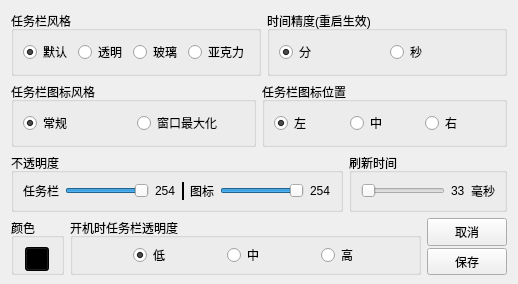
        <widget class="QWidget" name="tab_3">
         <attribute name="title">
          <string>桌面美化</string>
         </attribute>
         <layout class="QVBoxLayout" name="verticalLayout_8">
          <property name="bottomMargin">
           <number>9</number>
          </property>
          <item>
           <layout class="QHBoxLayout" name="horizontalLayout_10">
            <item>
             <widget class="QGroupBox" name="groupBox_2">
              <property name="title">
               <string>任务栏风格</string>
              </property>
              <layout class="QHBoxLayout" name="horizontalLayout_13">
               <item>
                <widget class="QRadioButton" name="radioButton_3">
                 <property name="text">
                  <string>默认</string>
                 </property>
                 <property name="checked">
                  <bool>true</bool>
                 </property>
                </widget>
               </item>
               <item>
                <widget class="QRadioButton" name="radioButton_4">
                 <property name="text">
                  <string>透明</string>
                 </property>
                </widget>
               </item>
               <item>
                <widget class="QRadioButton" name="radioButton_5">
                 <property name="text">
                  <string>玻璃</string>
                 </property>
                </widget>
               </item>
               <item>
                <widget class="QRadioButton" name="radioButton_6">
                 <property name="text">
                  <string>亚克力</string>
                 </property>
                </widget>
               </item>
              </layout>
             </widget>
            </item>
            <item>
             <widget class="QGroupBox" name="groupBox_11">
              <property name="title">
               <string>时间精度(重启生效)</string>
              </property>
              <layout class="QHBoxLayout" name="horizontalLayout_6">
               <item>
                <widget class="QRadioButton" name="chkTimeUnit_min">
                 <property name="toolTip">
                  <string>任务栏时间显示到具体分钟</string>
                 </property>
                 <property name="text">
                  <string>分</string>
                 </property>
                 <property name="checked">
                  <bool>true</bool>
                 </property>
                </widget>
               </item>
               <item>
                <widget class="QRadioButton" name="chkTimeUnit_sec">
                 <property name="toolTip">
                  <string>任务栏时间显示到具体秒数</string>
                 </property>
                 <property name="text">
                  <string>秒</string>
                 </property>
                </widget>
               </item>
              </layout>
             </widget>
            </item>
           </layout>
          </item>
          <item>
           <layout class="QHBoxLayout" name="horizontalLayout_16">
            <item>
             <widget class="QGroupBox" name="groupBox">
              <property name="title">
               <string>任务栏图标风格</string>
              </property>
              <layout class="QHBoxLayout" name="horizontalLayout_12">
               <item>
                <widget class="QRadioButton" name="radioButton">
                 <property name="toolTip">
                  <string>没有最大化窗口时任务栏的状态</string>
                 </property>
                 <property name="text">
                  <string>常规</string>
                 </property>
                 <property name="checked">
                  <bool>true</bool>
                 </property>
                </widget>
               </item>
               <item>
                <widget class="QRadioButton" name="radioButton_2">
                 <property name="toolTip">
                  <string>有最大化窗口时任务栏的状态</string>
                 </property>
                 <property name="text">
                  <string>窗口最大化</string>
                 </property>
                </widget>
               </item>
              </layout>
             </widget>
            </item>
            <item>
             <widget class="QGroupBox" name="groupBox_4">
              <property name="title">
               <string>任务栏图标位置</string>
              </property>
              <layout class="QHBoxLayout" name="horizontalLayout_15">
               <item>
                <widget class="QRadioButton" name="radioButton_7">
                 <property name="text">
                  <string>左</string>
                 </property>
                 <property name="checked">
                  <bool>true</bool>
                 </property>
                </widget>
               </item>
               <item>
                <widget class="QRadioButton" name="radioButton_8">
                 <property name="text">
                  <string>中</string>
                 </property>
                </widget>
               </item>
               <item>
                <widget class="QRadioButton" name="radioButton_9">
                 <property name="text">
                  <string>右</string>
                 </property>
                </widget>
               </item>
              </layout>
             </widget>
            </item>
           </layout>
          </item>
          <item>
           <layout class="QHBoxLayout" name="horizontalLayout_18">
            <item>
             <widget class="QGroupBox" name="groupBox_3">
              <property name="title">
               <string>不透明度</string>
              </property>
              <layout class="QHBoxLayout" name="horizontalLayout_14">
               <item>
                <widget class="QLabel" name="label_16">
                 <property name="text">
                  <string>任务栏</string>
                 </property>
                </widget>
               </item>
               <item>
                <widget class="QSlider" name="horizontalSlider">
                 <property name="cursor">
                  <cursorShape>PointingHandCursor</cursorShape>
                 </property>
                 <property name="minimum">
                  <number>1</number>
                 </property>
                 <property name="maximum">
                  <number>254</number>
                 </property>
                 <property name="singleStep">
                  <number>1</number>
                 </property>
                 <property name="value">
                  <number>254</number>
                 </property>
                 <property name="orientation">
                  <enum>Qt::Horizontal</enum>
                 </property>
                </widget>
               </item>
               <item>
                <widget class="QLabel" name="label_4">
                 <property name="text">
                  <string>254</string>
                 </property>
                </widget>
               </item>
               <item>
                <widget class="Line" name="line">
                 <property name="minimumSize">
                  <size>
                   <width>2</width>
                   <height>0</height>
                  </size>
                 </property>
                 <property name="maximumSize">
                  <size>
                   <width>1</width>
                   <height>22</height>
                  </size>
                 </property>
                 <property name="styleSheet">
                  <string notr="true">color: rgb(0, 0, 0);
background-color: rgb(0, 0, 0);</string>
                 </property>
                 <property name="lineWidth">
                  <number>2</number>
                 </property>
                 <property name="orientation">
                  <enum>Qt::Vertical</enum>
                 </property>
                </widget>
               </item>
               <item>
                <widget class="QLabel" name="label_5">
                 <property name="text">
                  <string>图标</string>
                 </property>
                </widget>
               </item>
               <item>
                <widget class="QSlider" name="horizontalSlider_2">
                 <property name="cursor">
                  <cursorShape>PointingHandCursor</cursorShape>
                 </property>
                 <property name="maximum">
                  <number>254</number>
                 </property>
                 <property name="value">
                  <number>254</number>
                 </property>
                 <property name="orientation">
                  <enum>Qt::Horizontal</enum>
                 </property>
                </widget>
               </item>
               <item>
                <widget class="QLabel" name="label_6">
                 <property name="text">
                  <string>254</string>
                 </property>
                </widget>
               </item>
              </layout>
             </widget>
            </item>
            <item>
             <widget class="QGroupBox" name="groupBox_5">
              <property name="title">
               <string>刷新时间</string>
              </property>
              <layout class="QHBoxLayout" name="horizontalLayout_17">
               <item>
                <widget class="QSlider" name="horizontalSlider_3">
                 <property name="cursor">
                  <cursorShape>PointingHandCursor</cursorShape>
                 </property>
                 <property name="toolTip">
                  <string>刷新任务栏的时间间隔</string>
                 </property>
                 <property name="minimum">
                  <number>33</number>
                 </property>
                 <property name="maximum">
                  <number>198</number>
                 </property>
                 <property name="value">
                  <number>33</number>
                 </property>
                 <property name="orientation">
                  <enum>Qt::Horizontal</enum>
                 </property>
                </widget>
               </item>
               <item>
                <widget class="QLabel" name="label_17">
                 <property name="text">
                  <string>33</string>
                 </property>
                </widget>
               </item>
               <item>
                <widget class="QLabel" name="label_3">
                 <property name="text">
                  <string>毫秒</string>
                 </property>
                </widget>
               </item>
              </layout>
             </widget>
            </item>
           </layout>
          </item>
          <item>
           <layout class="QHBoxLayout" name="horizontalLayout_20">
            <item>
             <widget class="QGroupBox" name="groupBox_13">
              <property name="maximumSize">
               <size>
                <width>60</width>
                <height>57</height>
               </size>
              </property>
              <property name="title">
               <string>颜色</string>
              </property>
              <layout class="QHBoxLayout" name="horizontalLayout_21">
               <item>
                <widget class="QPushButton" name="pushButton_3">
                 <property name="minimumSize">
                  <size>
                   <width>24</width>
                   <height>24</height>
                  </size>
                 </property>
                 <property name="maximumSize">
                  <size>
                   <width>24</width>
                   <height>24</height>
                  </size>
                 </property>
                 <property name="cursor">
                  <cursorShape>PointingHandCursor</cursorShape>
                 </property>
                 <property name="styleSheet">
                  <string notr="true">background-color: rgb(0, 0, 0);</string>
                 </property>
                 <property name="text">
                  <string/>
                 </property>
                </widget>
               </item>
              </layout>
             </widget>
            </item>
            <item>
             <widget class="QGroupBox" name="groupBox_12">
              <property name="maximumSize">
               <size>
                <width>16777215</width>
                <height>57</height>
               </size>
              </property>
              <property name="title">
               <string>开机时任务栏透明度</string>
              </property>
              <layout class="QHBoxLayout" name="horizontalLayout_19">
               <item>
                <spacer name="horizontalSpacer_2">
                 <property name="orientation">
                  <enum>Qt::Horizontal</enum>
                 </property>
                 <property name="sizeHint" stdset="0">
                  <size>
                   <width>40</width>
                   <height>20</height>
                  </size>
                 </property>
                </spacer>
               </item>
               <item>
                <widget class="QRadioButton" name="radioButton_11">
                 <property name="toolTip">
                  <string>不透明</string>
                 </property>
                 <property name="text">
                  <string>低</string>
                 </property>
                 <property name="checked">
                  <bool>true</bool>
                 </property>
                </widget>
               </item>
               <item>
                <spacer name="horizontalSpacer_8">
                 <property name="orientation">
                  <enum>Qt::Horizontal</enum>
                 </property>
                 <property name="sizeHint" stdset="0">
                  <size>
                   <width>40</width>
                   <height>20</height>
                  </size>
                 </property>
                </spacer>
               </item>
               <item>
                <widget class="QRadioButton" name="radioButton_10">
                 <property name="toolTip">
                  <string>半透明</string>
                 </property>
                 <property name="text">
                  <string>中</string>
                 </property>
                </widget>
               </item>
               <item>
                <spacer name="horizontalSpacer_7">
                 <property name="orientation">
                  <enum>Qt::Horizontal</enum>
                 </property>
                 <property name="sizeHint" stdset="0">
                  <size>
                   <width>40</width>
                   <height>20</height>
                  </size>
                 </property>
                </spacer>
               </item>
               <item>
                <widget class="QRadioButton" name="radioButton_12">
                 <property name="toolTip">
                  <string>全透明</string>
                 </property>
                 <property name="text">
                  <string>高</string>
                 </property>
                </widget>
               </item>
               <item>
                <spacer name="horizontalSpacer_14">
                 <property name="orientation">
                  <enum>Qt::Horizontal</enum>
                 </property>
                 <property name="sizeHint" stdset="0">
                  <size>
                   <width>40</width>
                   <height>20</height>
                  </size>
                 </property>
                </spacer>
               </item>
              </layout>
             </widget>
            </item>
            <item>
             <layout class="QVBoxLayout" name="verticalLayout">
              <property name="spacing">
               <number>2</number>
              </property>
              <property name="leftMargin">
               <number>0</number>
              </property>
              <property name="topMargin">
               <number>0</number>
              </property>
              <property name="rightMargin">
               <number>0</number>
              </property>
              <property name="bottomMargin">
               <number>0</number>
              </property>
              <item>
               <widget class="QPushButton" name="pushButton_2">
                <property name="sizePolicy">
                 <sizepolicy hsizetype="Minimum" vsizetype="Minimum">
                  <horstretch>0</horstretch>
                  <verstretch>0</verstretch>
                 </sizepolicy>
                </property>
                <property name="maximumSize">
                 <size>
                  <width>80</width>
                  <height>16777215</height>
                 </size>
                </property>
                <property name="cursor">
                 <cursorShape>PointingHandCursor</cursorShape>
                </property>
                <property name="text">
                 <string>取消</string>
                </property>
               </widget>
              </item>
              <item>
               <widget class="QPushButton" name="pushButton">
                <property name="sizePolicy">
                 <sizepolicy hsizetype="Minimum" vsizetype="Minimum">
                  <horstretch>0</horstretch>
                  <verstretch>0</verstretch>
                 </sizepolicy>
                </property>
                <property name="maximumSize">
                 <size>
                  <width>80</width>
                  <height>16777215</height>
                 </size>
                </property>
                <property name="cursor">
                 <cursorShape>PointingHandCursor</cursorShape>
                </property>
                <property name="text">
                 <string>保存</string>
                </property>
               </widget>
              </item>
             </layout>
            </item>
           </layout>
          </item>
         </layout>
        </widget>
